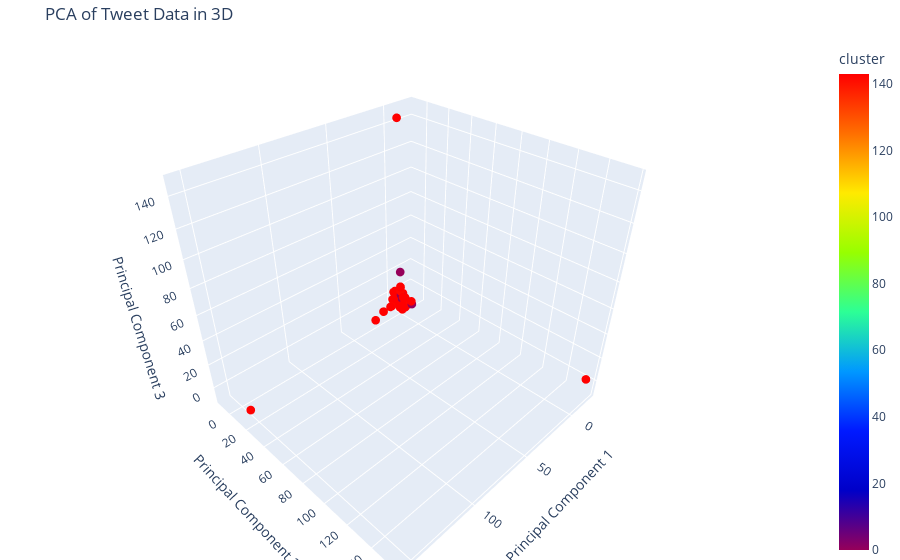

Notebook code for this chart:
### Code cell
import pandas as pd
import numpy as np
from sklearn.decomposition import PCA
from sklearn.feature_extraction.text import TfidfVectorizer
from sklearn.preprocessing import StandardScaler
from sklearn.metrics.pairwise import cosine_distances
from sklearn_extra.cluster import KMedoids
import nltk
from nltk.corpus import stopwords, words
from nltk.stem import PorterStemmer
import string
import plotly.express as px
import matplotlib.pyplot as plt
import seaborn as sns

# Descargar recursos de nltk
nltk.download('stopwords')
nltk.download('words')

# Inicializar el stemmer y el conjunto de palabras válidas
stemmer = PorterStemmer()
valid_words = set(words.words())

# Función de preprocesamiento del texto
def preprocess_text(text):
    if not isinstance(text, str):
        return ""
    stop_words = set(stopwords.words('english'))  # Conjunto de stop words en inglés
    text = text.lower()  # Convertir el texto a minúsculas
    text = ''.join([char for char in text if char not in string.punctuation])  # Eliminar la puntuación
    words_list = text.split()
    words_list = [word for word in words_list if word not in stop_words]  # Eliminar stop words
    words_list = [stemmer.stem(word) for word in words_list]  # Aplicar stemming
    words_list = [word for word in words_list if word in valid_words]  # Eliminar palabras no válidas
    text = ' '.join(words_list)
    return text

# Leer el archivo CSV con codificación ISO-8859-1 y seleccionar filas al azar
def read_csv(file_path, num_rows=None, seed=42):
    df = pd.read_csv(file_path, encoding='ISO-8859-1')
    if num_rows is not None:
        df = df.sample(n=num_rows, random_state=seed)
    return df

# Convertir los textos a vectores TF-IDF y obtener la palabra más representativa
def get_top_word(text, vectorizer):
    tfidf_matrix = vectorizer.transform([text])  # Transformar el texto en una matriz TF-IDF
    feature_array = np.array(vectorizer.get_feature_names_out())  # Obtener los nombres de las características (palabras)
    tfidf_sorting = np.argsort(tfidf_matrix.toarray()).flatten()[::-1]  # Ordenar los puntajes TF-IDF en orden descendente
    top_word = feature_array[tfidf_sorting][0]  # Obtener la palabra con el puntaje más alto
    return top_word

# Obtener las palabras más frecuentes de cada cluster
def get_top_words_per_cluster(df, num_top_words=10):
    cluster_words = {}
    for cluster in df['cluster'].unique():
        words = ' '.join(df[df['cluster'] == cluster]['cleaned_text']).split()
        word_freq = pd.Series(words).value_counts().head(num_top_words)
        cluster_words[cluster] = word_freq[word_freq > 1]  # Asegurarse de que las palabras estén en el grupo
    return cluster_words

# Función principal para realizar el análisis PCA
def pca_analysis(file_path, num_rows=None, n_clusters=5, seed=42):
    # Leer el archivo CSV
    df = read_csv(file_path, num_rows, seed)
    
    # Asegurarse de que todas las entradas en la columna 'text' sean cadenas de texto
    df['text'] = df['text'].astype(str)
    
    # Preprocesar los textos
    df['cleaned_text'] = df['text'].apply(preprocess_text)
    
    # Convertir los textos a vectores TF-IDF
    vectorizer = TfidfVectorizer()
    X = vectorizer.fit_transform(df['cleaned_text']).toarray()
    
    # Obtener la palabra más representativa
    df['top_word'] = df['cleaned_text'].apply(lambda x: get_top_word(x, vectorizer))
    
    # Estandarizar los datos
    scaler = StandardScaler()
    X_scaled = scaler.fit_transform(X)
    
    # Ajustar el número de clusters basado en el número de inliers
    n_clusters = min(n_clusters, X_scaled.shape[0])
    
    # Aplicar PCA con tres componentes
    pca = PCA(n_components=3)
    principal_components = pca.fit_transform(X_scaled)
    
    df_pca = pd.DataFrame(data=principal_components, columns=['PC1', 'PC2', 'PC3'])
    df_pca['top_word'] = df['top_word'].values
    
    # Calcular la matriz de distancias coseno
    distance_matrix = cosine_distances(X_scaled)
    
    # Clustering con K-Medoids y distancia de similitud coseno
    for attempt in range(10):
        kmedoids = KMedoids(n_clusters=n_clusters, metric='precomputed', random_state=seed + attempt)
        clusters = kmedoids.fit_predict(distance_matrix)
        if len(set(clusters)) == n_clusters:
            break
    
    df_pca['cluster'] = clusters
    df['cluster'] = clusters
    
    # Agregar etiquetas numéricas a cada punto en el gráfico
    df_pca['label'] = df_pca.index
    
    # Visualización interactiva en 3D con plotly
    fig = px.scatter_3d(df_pca, x='PC1', y='PC2', z='PC3', color='cluster', title='PCA of Tweet Data in 3D', color_continuous_scale=px.colors.sequential.Rainbow,  
                        labels={'PC1': 'Principal Component 1', 'PC2': 'Principal Component 2', 'PC3': 'Principal Component 3'},
                        hover_name='top_word')
    
    fig.update_traces(marker=dict(size=3))  # Hacer los puntos más pequeños
    fig.update_layout(scene=dict(
                        xaxis_title='Principal Component 1',
                        yaxis_title='Principal Component 2',
                        zaxis_title='Principal Component 3'),
                      margin=dict(l=0, r=0, b=0, t=40))
    
    # Guardar el gráfico interactivo en un archivo HTML
    fig.write_html("pca_tweet_data.html")
    
    fig.show()
    
    # Obtener y mostrar las palabras más frecuentes por cluster
    top_words_dict = get_top_words_per_cluster(df)
    top_words_df = pd.DataFrame(top_words_dict).fillna(0)
    
    # Formatear la tabla de palabras agrupadas
    top_words_df.index.name = 'Word'
    top_words_df.columns.name = 'Cluster'
    top_words_df.reset_index(inplace=True)
    
    # Mostrar la tabla de palabras agrupadas
    plt.figure(figsize=(12, 8))
    sns.heatmap(top_words_df.set_index('Word'), annot=True, fmt='g', cmap='viridis')
    plt.title('Top 10 Words by Cluster')
    plt.xlabel('Cluster')
    plt.ylabel('Word')
    plt.show()
    
    # Exportar la tabla a un archivo Excel
    top_words_df.to_excel("top_words_by_cluster.xlsx", index=False)
    
    return top_words_df, top_words_dict

# Ejemplo de uso
file_path = 'C:/Users/nicol/OneDrive/MIA/Cursos/Aprendizaje Sup/Proyecto de Aplicacion/REPO GITHUB/proyecto-final-machine-learning/dataset/train.csv'  # Ruta actualizada del archivo CSV
num_rows = 5000  # Número de filas a considerar para el análisis, None para usar todas las filas
n_clusters = 144  # Número de clusters
seed = 42  # Semilla para la selección aleatoria

top_words_df, top_words_dict = pca_analysis(file_path, num_rows, n_clusters, seed)

# Mostrar la tabla de palabras agrupadas
print("\nTop 10 palabras más repetidas por grupo:")
print(top_words_df)

# Imprimir el listado de los grupos por separado
for cluster, words in top_words_dict.items():
    print(f"\nCluster {cluster}:")
    print(words)

### Figure 1 — Plotly figure (JSON) as saved in the notebook; plotly's stock layout.template omitted (floating-point values rounded to 4 significant figures; data arrays with more than 128 entries replaced by an {"elided": "..."} marker saying what was removed)
{"data": [{"hovertemplate": "<b>%{hovertext}</b><br><br>Principal Component 1=%{x}<br>Principal Component 2=%{y}<br>Principal Component 3=%{z}<br>cluster=%{marker.color}<extra></extra>", "hovertext": {"elided": "5000 str values"}, "legendgroup": "", "marker": {"color": {"elided": "5000 int values"}, "coloraxis": "coloraxis", "size": 3, "symbol": "circle"}, "mode": "markers", "name": "", "scene": "scene", "showlegend": false, "type": "scatter3d", "x": {"elided": "5000 float values"}, "y": {"elided": "5000 float values"}, "z": {"elided": "5000 float values"}}], "layout": {"coloraxis": {"colorbar": {"title": {"text": "cluster"}}, "colorscale": [[0, "rgb(150,0,90)"], [0.125, "rgb(0,0,200)"], [0.25, "rgb(0,25,255)"], [0.375, "rgb(0,152,255)"], [0.5, "rgb(44,255,150)"], [0.625, "rgb(151,255,0)"], [0.75, "rgb(255,234,0)"], [0.875, "rgb(255,111,0)"], [1, "rgb(255,0,0)"]]}, "legend": {"tracegroupgap": 0}, "margin": {"b": 0, "l": 0, "r": 0, "t": 40}, "scene": {"domain": {"x": [0, 1], "y": [0, 1]}, "xaxis": {"title": {"text": "Principal Component 1"}}, "yaxis": {"title": {"text": "Principal Component 2"}}, "zaxis": {"title": {"text": "Principal Component 3"}}}, "title": {"text": "PCA of Tweet Data in 3D"}}}
